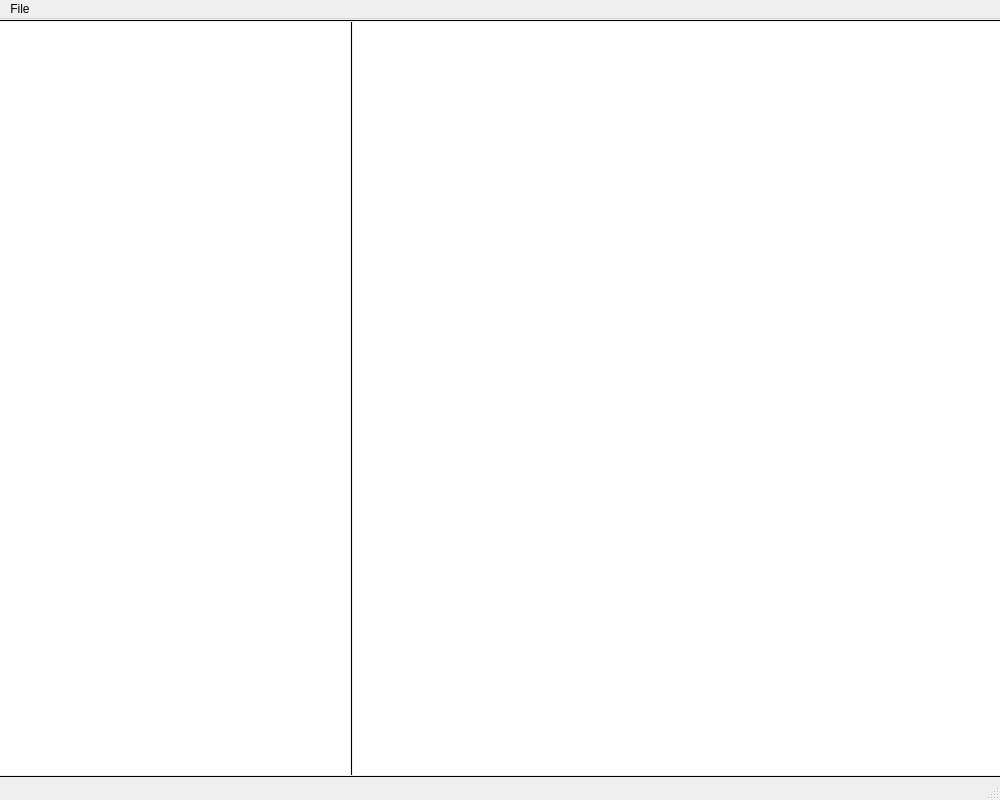
<?xml version="1.0" encoding="UTF-8"?>
<ui version="4.0">
 <class>MainWindow</class>
 <widget class="QMainWindow" name="MainWindow">
  <property name="geometry">
   <rect>
    <x>0</x>
    <y>0</y>
    <width>1000</width>
    <height>800</height>
   </rect>
  </property>
  <property name="windowTitle">
   <string>HEX Merger</string>
  </property>
  <widget class="QWidget" name="centralwidget">
   <layout class="QVBoxLayout" name="verticalLayout">
    <property name="spacing">
     <number>0</number>
    </property>
    <property name="leftMargin">
     <number>0</number>
    </property>
    <property name="topMargin">
     <number>0</number>
    </property>
    <property name="rightMargin">
     <number>0</number>
    </property>
    <property name="bottomMargin">
     <number>0</number>
    </property>
    <item>
     <widget class="Line" name="line_2">
      <property name="frameShadow">
       <enum>QFrame::Plain</enum>
      </property>
      <property name="orientation">
       <enum>Qt::Horizontal</enum>
      </property>
     </widget>
    </item>
    <item>
     <layout class="QHBoxLayout" name="horizontalLayout_2">
      <property name="spacing">
       <number>0</number>
      </property>
      <item>
       <widget class="QListWidget" name="listWidget_fileItems">
        <property name="maximumSize">
         <size>
          <width>350</width>
          <height>16777215</height>
         </size>
        </property>
        <property name="frameShape">
         <enum>QFrame::NoFrame</enum>
        </property>
       </widget>
      </item>
      <item>
       <widget class="Line" name="line">
        <property name="frameShadow">
         <enum>QFrame::Plain</enum>
        </property>
        <property name="lineWidth">
         <number>1</number>
        </property>
        <property name="orientation">
         <enum>Qt::Vertical</enum>
        </property>
       </widget>
      </item>
      <item>
       <widget class="QTextEdit" name="textEdit_hexView">
        <property name="frameShape">
         <enum>QFrame::NoFrame</enum>
        </property>
        <property name="frameShadow">
         <enum>QFrame::Plain</enum>
        </property>
        <property name="lineWidth">
         <number>0</number>
        </property>
        <property name="textInteractionFlags">
         <set>Qt::TextSelectableByKeyboard|Qt::TextSelectableByMouse</set>
        </property>
       </widget>
      </item>
     </layout>
    </item>
    <item>
     <widget class="Line" name="line_3">
      <property name="frameShadow">
       <enum>QFrame::Plain</enum>
      </property>
      <property name="orientation">
       <enum>Qt::Horizontal</enum>
      </property>
     </widget>
    </item>
   </layout>
  </widget>
  <widget class="QMenuBar" name="menubar">
   <property name="geometry">
    <rect>
     <x>0</x>
     <y>0</y>
     <width>1000</width>
     <height>22</height>
    </rect>
   </property>
   <widget class="QMenu" name="menuFile">
    <property name="title">
     <string>File</string>
    </property>
    <addaction name="actionOpen"/>
    <addaction name="separator"/>
    <addaction name="actionExport"/>
    <addaction name="actionExport_As"/>
   </widget>
   <addaction name="menuFile"/>
  </widget>
  <widget class="QStatusBar" name="statusBar"/>
  <action name="actionOpen">
   <property name="text">
    <string>Open</string>
   </property>
  </action>
  <action name="actionExport">
   <property name="text">
    <string>Export</string>
   </property>
  </action>
  <action name="actionExport_As">
   <property name="text">
    <string>Export As</string>
   </property>
  </action>
 </widget>
 <resources/>
 <connections/>
</ui>
